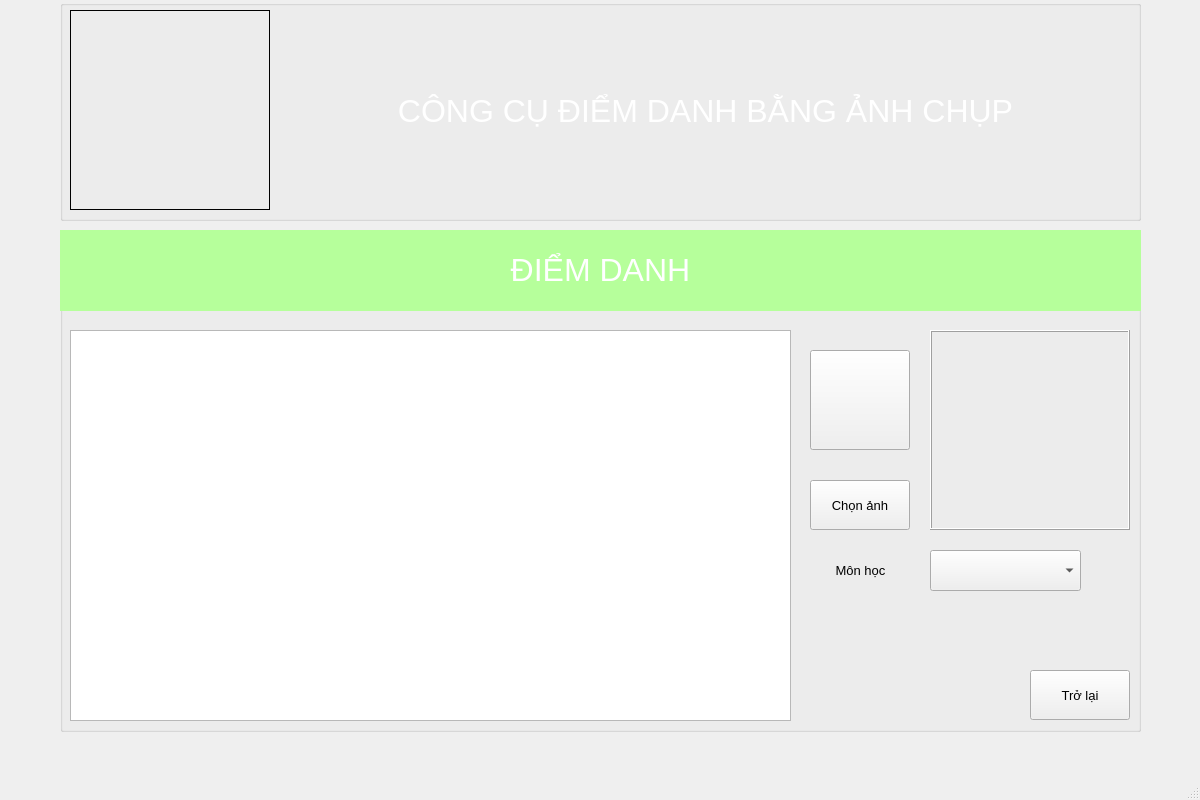
<?xml version="1.0" encoding="UTF-8"?>
<ui version="4.0">
 <class>MainWindow</class>
 <widget class="QMainWindow" name="MainWindow">
  <property name="geometry">
   <rect>
    <x>0</x>
    <y>0</y>
    <width>1200</width>
    <height>800</height>
   </rect>
  </property>
  <property name="windowTitle">
   <string>MainWindow</string>
  </property>
  <widget class="QWidget" name="centralwidget">
   <widget class="QGroupBox" name="groupBox_2">
    <property name="geometry">
     <rect>
      <x>60</x>
      <y>230</y>
      <width>1081</width>
      <height>502</height>
     </rect>
    </property>
    <property name="font">
     <font>
      <pointsize>9</pointsize>
     </font>
    </property>
    <property name="inputMethodHints">
     <set>Qt::ImhHiddenText</set>
    </property>
    <property name="title">
     <string/>
    </property>
    <widget class="QLabel" name="label_3">
     <property name="geometry">
      <rect>
       <x>0</x>
       <y>0</y>
       <width>1081</width>
       <height>81</height>
      </rect>
     </property>
     <property name="font">
      <font>
       <family>MS Shell Dlg 2</family>
       <pointsize>24</pointsize>
       <weight>9</weight>
       <italic>false</italic>
       <bold>false</bold>
      </font>
     </property>
     <property name="layoutDirection">
      <enum>Qt::LeftToRight</enum>
     </property>
     <property name="styleSheet">
      <string notr="true">background-color: rgb(182, 255, 155);
font: 75 24pt &quot;MS Shell Dlg 2&quot;;
color: rgb(0, 0, 0);
</string>
     </property>
     <property name="midLineWidth">
      <number>0</number>
     </property>
     <property name="text">
      <string>&lt;html&gt;&lt;head/&gt;&lt;body&gt;&lt;p&gt;&lt;span style=&quot; color:#ffffff;&quot;&gt;ĐIỂM DANH&lt;/span&gt;&lt;/p&gt;&lt;/body&gt;&lt;/html&gt;</string>
     </property>
     <property name="alignment">
      <set>Qt::AlignCenter</set>
     </property>
    </widget>
    <widget class="QPushButton" name="btnChonanh">
     <property name="geometry">
      <rect>
       <x>750</x>
       <y>250</y>
       <width>100</width>
       <height>50</height>
      </rect>
     </property>
     <property name="font">
      <font>
       <pointsize>10</pointsize>
      </font>
     </property>
     <property name="text">
      <string>Chọn ảnh</string>
     </property>
    </widget>
    <widget class="QPushButton" name="btnDiemdanh">
     <property name="geometry">
      <rect>
       <x>750</x>
       <y>120</y>
       <width>100</width>
       <height>100</height>
      </rect>
     </property>
     <property name="font">
      <font>
       <pointsize>10</pointsize>
      </font>
     </property>
     <property name="styleSheet">
      <string notr="true">background-color: rgb(239, 239, 240);</string>
     </property>
     <property name="text">
      <string/>
     </property>
     <property name="icon">
      <iconset>
       <normaloff>C:/Users/Admin/Pictures/khuonmat/chart_clipboard_checklist_management_strategy_planning_stock_icon_261659.png</normaloff>C:/Users/Admin/Pictures/khuonmat/chart_clipboard_checklist_management_strategy_planning_stock_icon_261659.png</iconset>
     </property>
     <property name="iconSize">
      <size>
       <width>100</width>
       <height>100</height>
      </size>
     </property>
    </widget>
    <widget class="QLabel" name="lblChonanh">
     <property name="geometry">
      <rect>
       <x>870</x>
       <y>100</y>
       <width>200</width>
       <height>200</height>
      </rect>
     </property>
     <property name="font">
      <font>
       <pointsize>17</pointsize>
      </font>
     </property>
     <property name="frameShape">
      <enum>QFrame::Box</enum>
     </property>
     <property name="frameShadow">
      <enum>QFrame::Raised</enum>
     </property>
     <property name="lineWidth">
      <number>1</number>
     </property>
     <property name="text">
      <string/>
     </property>
     <property name="scaledContents">
      <bool>true</bool>
     </property>
    </widget>
    <widget class="QPushButton" name="btnTrolai">
     <property name="geometry">
      <rect>
       <x>970</x>
       <y>440</y>
       <width>100</width>
       <height>50</height>
      </rect>
     </property>
     <property name="font">
      <font>
       <pointsize>10</pointsize>
      </font>
     </property>
     <property name="text">
      <string>Trở lại</string>
     </property>
     <property name="default">
      <bool>false</bool>
     </property>
    </widget>
    <widget class="QComboBox" name="cbMon">
     <property name="geometry">
      <rect>
       <x>870</x>
       <y>320</y>
       <width>151</width>
       <height>41</height>
      </rect>
     </property>
    </widget>
    <widget class="QLabel" name="lblMon">
     <property name="geometry">
      <rect>
       <x>760</x>
       <y>320</y>
       <width>81</width>
       <height>41</height>
      </rect>
     </property>
     <property name="font">
      <font>
       <pointsize>10</pointsize>
      </font>
     </property>
     <property name="text">
      <string>Môn học</string>
     </property>
     <property name="alignment">
      <set>Qt::AlignCenter</set>
     </property>
    </widget>
    <widget class="QTableWidget" name="tblDiemdanh">
     <property name="geometry">
      <rect>
       <x>10</x>
       <y>100</y>
       <width>721</width>
       <height>391</height>
      </rect>
     </property>
     <property name="lineWidth">
      <number>1</number>
     </property>
     <property name="rowCount">
      <number>0</number>
     </property>
     <property name="columnCount">
      <number>0</number>
     </property>
    </widget>
   </widget>
   <widget class="QGroupBox" name="groupBox">
    <property name="geometry">
     <rect>
      <x>60</x>
      <y>0</y>
      <width>1081</width>
      <height>221</height>
     </rect>
    </property>
    <property name="title">
     <string/>
    </property>
    <widget class="QLabel" name="label">
     <property name="geometry">
      <rect>
       <x>10</x>
       <y>10</y>
       <width>200</width>
       <height>200</height>
      </rect>
     </property>
     <property name="frameShape">
      <enum>QFrame::Box</enum>
     </property>
     <property name="text">
      <string/>
     </property>
     <property name="pixmap">
      <pixmap>C:/Users/Admin/Pictures/khuonmat/mnt-design-logo-giao-duc-1130x570.jpg</pixmap>
     </property>
     <property name="scaledContents">
      <bool>true</bool>
     </property>
     <property name="alignment">
      <set>Qt::AlignCenter</set>
     </property>
    </widget>
    <widget class="QLabel" name="label_2">
     <property name="geometry">
      <rect>
       <x>230</x>
       <y>10</y>
       <width>831</width>
       <height>201</height>
      </rect>
     </property>
     <property name="font">
      <font>
       <family>MS Shell Dlg 2</family>
       <pointsize>24</pointsize>
       <weight>9</weight>
       <italic>false</italic>
       <bold>false</bold>
      </font>
     </property>
     <property name="styleSheet">
      <string notr="true">font: 75 24pt &quot;MS Shell Dlg 2&quot;;
color: rgb(255, 255, 255);</string>
     </property>
     <property name="text">
      <string>CÔNG CỤ ĐIỂM DANH BẰNG ẢNH CHỤP</string>
     </property>
     <property name="alignment">
      <set>Qt::AlignCenter</set>
     </property>
     <property name="buddy">
      <cstring></cstring>
     </property>
    </widget>
   </widget>
  </widget>
  <widget class="QMenuBar" name="menubar">
   <property name="geometry">
    <rect>
     <x>0</x>
     <y>0</y>
     <width>1200</width>
     <height>26</height>
    </rect>
   </property>
  </widget>
  <widget class="QStatusBar" name="statusbar"/>
 </widget>
 <resources/>
 <connections/>
</ui>
